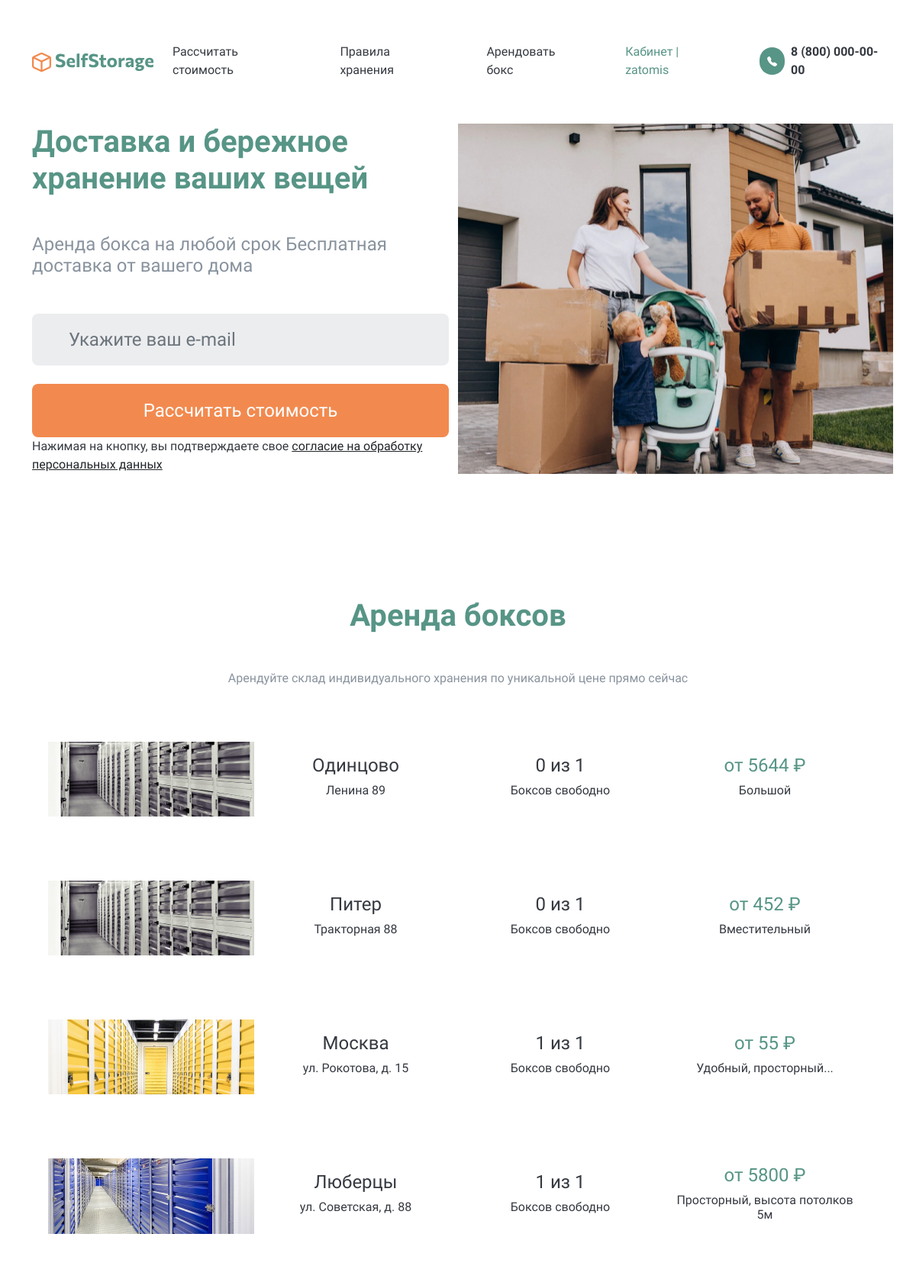
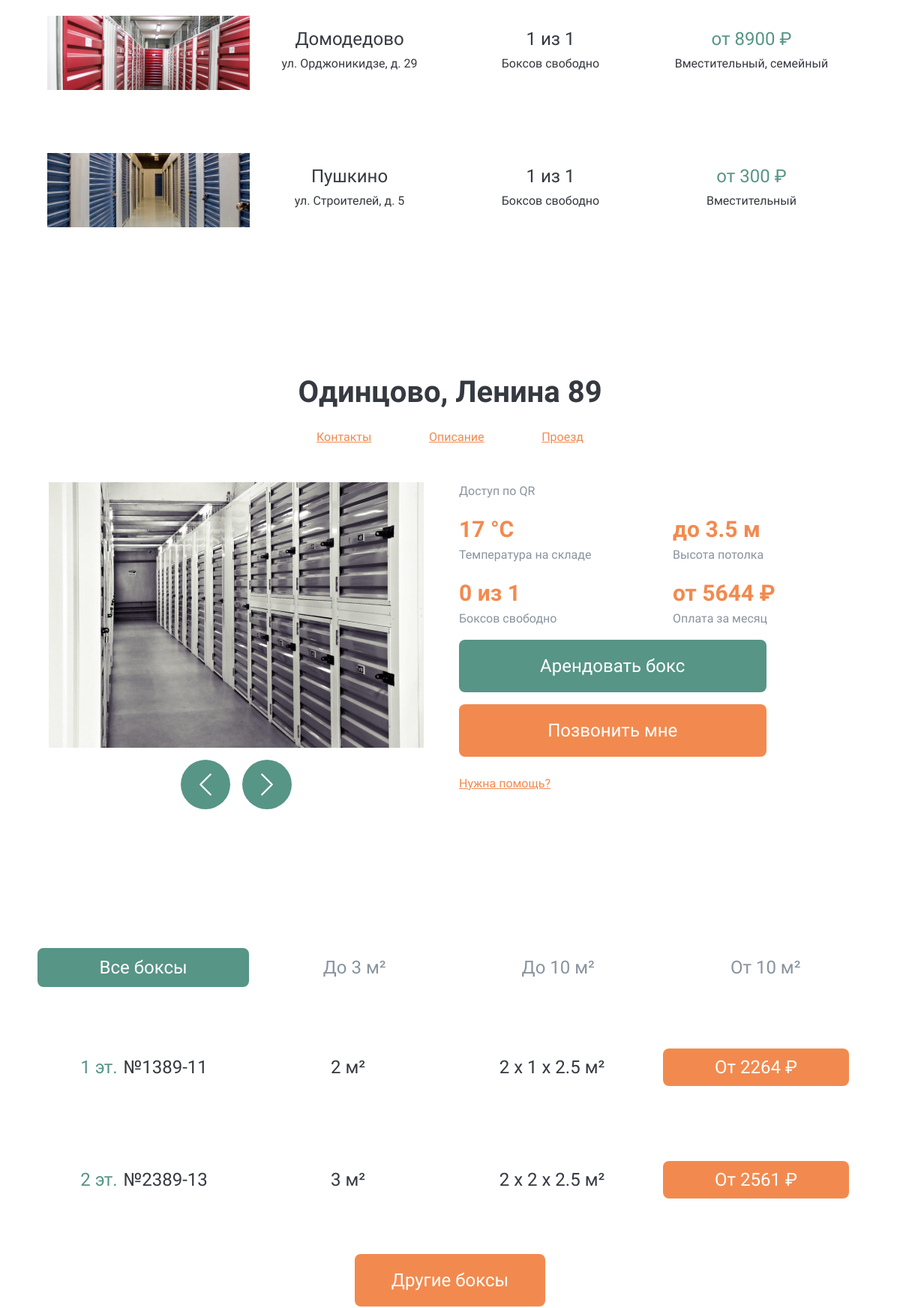
/boxes/ (signed in, upper part), run on the app's committed database (2 pictures, top to bottom).
### storage/models.py (models this page shows, shortened)
class Stock(models.Model):
    name = models.CharField(
        max_length=100, verbose_name='Наименование', default=''
    )
    address = models.CharField(max_length=400, verbose_name='Адрес склада')
    property = models.CharField(
        max_length=400, verbose_name='Характеристика, свойства склада'
    )
    capacity = models.PositiveBigIntegerField(null=True, default=0)
    slug = models.SlugField(max_length=200, blank=True)
    photo_path = models.CharField(max_length=200, blank=True)
    class Meta:
        verbose_name = 'Склад'
        verbose_name_plural = 'Склады'

### storage/views.py (the view)
# urls.py: path('boxes/', views.boxes, name='boxes'),
def boxes(request):
    stocks = Stock.objects.all()
    for stock in stocks:
        min_price = BoxX.objects.filter(stock=stock).aggregate(Min('price'))
        stock.min_price = int(min_price['price__min'])
        stock.total_boxes = BoxX.objects.filter(stock=stock).count()
        stock.free_boxes = BoxX.objects.filter(
            stock=stock, rented=False
        ).count()
    return render(request, 'storage/boxes.html', context={'stocks': stocks})

### templates/storage/boxes.html (shortened to what this page needs)
{% extends 'base.html' %}
{% block content %}
  <main class="container mt-header">
    <article class="row">
      <div class="col-12 col-lg-6 mb-3 mb-lg-0">
        <h1 class="fw-bold SelfStorage_green mb-5">Доставка и бережное хранение ваших вещей</h1>
        <h4 class="fw-lighter SelfStorage_grey mb-5">Аренда бокса на любой срок Бесплатная доставка от вашего дома</h4>
        <form class="">
          <input type="text" required name="EMAIL1" class="form-control border-8 mb-4 py-3 px-5 border-0 fs_24 SelfStorage__bg_lightgrey" placeholder="Укажите ваш e-mail" />
          <button class="btn border-8 py-3 px-5 w-100 text-white fs_24 SelfStorage__bg_orange SelfStorage__btn2_orange">Рассчитать стоимость</button>
          <span class="text-center fw-light">Нажимая на кнопку, вы подтверждаете свое <a href="#" class="link-dark">согласие на обработку персональных данных</a></span>
        </form>
      </div>
      <div class="col-12 col-lg-6 SelfStorage__img"></div>
    </article>
    {% include 'storage/includes/stocks.html' %}
    <article class="pt-header" id="BOX">
      {% include 'storage/includes/boxes-content.html' %}
      <ul class="nav nav-pills pt-header d-flex justify-content-between" id="pills-tab" role="tablist">
        <li class="nav-item flex-grow-1 mx-2" role="presentation">
          <button class="btn my-2 w-100 fs_24 SelfStorage__tab active" id="pills-all-tab" data-bs-toggle="pill" data-bs-target="#pills-all" type="button" role="tab" aria-controls="pills-all" aria-selected="true">Все боксы</button>
        </li>
        <li class="nav-item flex-grow-1 mx-2" role="presentation">
          <button class="btn my-2 w-100 fs_24 SelfStorage__tab" id="pills-to3-tab" data-bs-toggle="pill" data-bs-target="#pills-to3" type="button" role="tab" aria-controls="pills-to3" aria-selected="false">До 3 м²</button>
        </li>
        <li class="nav-item flex-grow-1 mx-2" role="presentation">
          <button class="btn my-2 w-100 fs_24 SelfStorage__tab" id="pills-to10-tab" data-bs-toggle="pill" data-bs-target="#pills-to10" type="button" role="tab" aria-controls="pills-to10" aria-selected="false">До 10 м²</button>
        </li>
        <li class="nav-item flex-grow-1 mx-2" role="presentation">
          <button class="btn my-2 w-100 fs_24 SelfStorage__tab" id="pills-from10-tab" data-bs-toggle="pill" data-bs-target="#pills-from10" type="button" role="tab" aria-controls="pills-from10" aria-selected="false">От 10 м²</button>
        </li>
      </ul>
      <div class="tab-content" id="pills-tabContent">
        <div class="tab-pane fade show active" id="pills-all" role="tabpanel" aria-labelledby="pills-home-tab">
          <a href="#" class="row text-decoration-none py-3 px-4 mt-5 SelfStorage__boxlink">
            <div class="col-12 col-md-4 col-lg-3 d-flex justify-content-center align-items-center">
              <span class="SelfStorage_green fs_24 me-2">1 эт.</span><span class="fs_24">№1389-11</span>
            </div>
            <div class="col-6 col-md-4 col-lg-3 d-flex justify-content-center align-items-center">
              <span class="fs_24">2 м²</span>
            </div>
            <div class="col-6 col-md-4 col-lg-3 d-flex justify-content-center align-items-center">
              <span class="fs_24">2 х 1 х 2.5 м²</span>
            </div>
            <div class="col-12 col-lg-3">
              <span class="btn my-2 w-100 text-white fs_24 SelfStorage__bg_orange SelfStorage__btn2_orange border-8">От 2264 ₽</span>
            </div>
          </a>
          <a href="#" class="row text-decoration-none py-3 px-4 mt-5 SelfStorage__boxlink">
            <div class="col-12 col-md-4 col-lg-3 d-flex justify-content-center align-items-center">
              <span class="SelfStorage_green fs_24 me-2">2 эт.</span><span class="fs_24">№2389-13</span>
            </div>
            <div class="col-6 col-md-4 col-lg-3 d-flex justify-content-center align-items-center">
              <span class="fs_24">3 м²</span>
            </div>
            <div class="col-6 col-md-4 col-lg-3 d-flex justify-content-center align-items-center">
              <span class="fs_24">2 х 2 х 2.5 м²</span>
            </div>
            <div class="col-12 col-lg-3">
              <span class="btn my-2 w-100 text-white fs_24 SelfStorage__bg_orange SelfStorage__btn2_orange border-8">От 2561 ₽</span>
            </div>
          </a>
          <div class="d-flex justify-content-center mt-5">
            <button class="btn w-auto py-3 px-5 SelfStorage__bg_orange SelfStorage__btn2_orange text-white text-center fs_24 border-8" id="btn-collapse-all" data-bs-toggle="collapse" data-bs-target="#collapse-all" aria-expanded="false" aria-controls="collapse-all">Другие боксы</button>
          </div>
        </div>
      </div>
    </article>
  </main>
{% endblock %}

### templates/includes/header.html (shortened to what this page needs)
<header class="navbar navbar-expand-xl navbar-light fixed-top bg-white py-5">
  <nav class="container">
    <a class="navbar-brand" href="{% url 'storage:index' %}">
      <img src="../staticfiles/img/Vector.svg" alt="[]" />
      <img src="../staticfiles/img/SelfStorage.svg" alt="SelfStorage" />
    </a>
    <div class="collapse navbar-collapse justify-content-end" id="navbar">
      <ul class="navbar-nav">
        <li class="nav-item me-5">
          <a class="nav-link SelfStorage_black" href="{% url 'storage:price' %}">Рассчитать стоимость</a>
        </li>
        <li class="nav-item me-5">
          <a class="nav-link SelfStorage_black" href="{% url 'storage:faq' %}">Правила хранения</a>
        </li>
        <li class="nav-item me-5">
          <a class="nav-link SelfStorage_black" href="{% url 'storage:boxes' %}">Арендовать бокс</a>
        </li>
        <li class="nav-item me-5">
          {% if request.user.is_authenticated %}
            <a class="nav-link SelfStorage_green" href="{% url 'storage:lk' %}">Кабинет | {{user.username}}</a>
          {% else %}
            <a class="nav-link SelfStorage_green" href="{% url 'storage:auth' %}">Войти</a>
          {% endif %}
        </li>
        <li class="nav-item d-flex align-items-center">
          <div class="d-flex justify-content-center align-items-center rounded-pill SelfStorage__bg_green me-2" style="height: 36px; width: 36px;">
          </div>
          <b>8 (800) 000-00-00</b>
        </li>
      </ul>
    </div>
  </nav>
</header>

### templates/storage/includes/stocks.html (shortened to what this page needs)
<article class="mt-header">
  <h1 class="text-center fw-bold SelfStorage_green mb-5">Аренда боксов</h1>
  <h6 class="text-center SelfStorage_grey">Арендуйте склад индивидуального хранения по уникальной цене прямо сейчас</h6>
  <ul class="nav nav-pills mb-3 d-flex justify-content-between" id="boxes-links" role="tablist">
    {% for stock in stocks %}
      <li class="nav-item flex-grow-1 mx-2" role="presentation">
        <a href="#BOX" class="row text-decoration-none py-3 px-4 mt-5 SelfStorage__boxlink" id="pills-{{ stock.slug }}-tab" data-bs-toggle="pill" data-bs-target="#pills-{{ stock.slug }}" role="tab" aria-controls="pills-{{ stock.slug }}" aria-selected="true">
          <div class="col-12 col-lg-3 d-flex justify-content-center">
            <img src="{{ stock.photo_path }}" alt="" class="mb-3 mb-lg-0" />
          </div>
          <div class="col-12 col-md-4 col-lg-3 d-flex flex-column justify-content-center">
            <h4 class="text-center">{{ stock.name }}</h4>
            <h6 class="text-center">{{ stock.address }}</h6>
          </div>
          <div class="col-12 col-md-4 col-lg-3 d-flex flex-column justify-content-center">
            <h4 class="text-center">{{ stock.free_boxes }} из {{ stock.total_boxes }}</h4>
            <h6 class="text-center">Боксов свободно</h6>
          </div>
          <div class="col-12 col-md-4 col-lg-3 d-flex flex-column justify-content-center">
            <h4 class="text-center SelfStorage_green">от {{ stock.min_price }} ₽</h4>
            <h6 class="text-center">{{ stock.property }}</h6>
          </div>
        </a>
      </li>
    {% endfor %}
  </ul>
</article>

### templates/storage/includes/boxes-content.html (shortened to what this page needs)
{% load static %}
<div class="tab-content" id="boxes-content">
  {% for stock in stocks %}
    <div class="tab-pane fade {% if forloop.first %}show active{% endif %}" id="pills-{{ stock.slug }}" role="tabpanel" aria-labelledby="pills-{{ stock.slug }}-tab">
      <h1 class="text-center mb-4 fw-bold">{{ stock.name }}, {{ stock.address }}</h1>
      <div class="row d-flex flex-column mb-5">
        <div class="col-12 col-sm-6 col-lg-4 d-flex justify-content-between align-self-center">
          <a type="button" class="SelfStorage_orange" data-bs-container="body" data-bs-toggle="popover" data-bs-placement="bottom" title="Контакты" data-bs-content="Список контактов">Контакты</a>
          <a type="button" class="SelfStorage_orange" data-bs-container="body" data-bs-toggle="popover" data-bs-placement="bottom" title="Описание" data-bs-content="Текст описания">Описание</a>
          <a type="button" class="SelfStorage_orange" data-bs-container="body" data-bs-toggle="popover" data-bs-placement="bottom" title="Проезд" data-bs-content="Описание проезда">Проезд</a>
        </div>
      </div>
      <div class="row">
        <div class="col-12 col-lg-6">
          <div id="carouselExampleControls1" class="carousel slide" data-bs-ride="carousel">
            <div class="carousel-inner">
              <div class="carousel-item active">
                <div class="d-flex flex-column align-items-center">
                  <img src="{% static "img/image2.png" %}" alt="" />
                </div>
              </div>
            </div>
            <div class="w-100 d-flex justify-content-center my-3">
              <button data-bs-target="#carouselExampleControls1" data-bs-slide="prev" class="btn rounded-pill d-flex justify-content-center align-items-center SelfStorage__bg_green" style="width: 66px; height: 66px;">
                <svg xmlns="http://www.w3.org/2000/svg" width="36" height="36" fill="#fff" class="bi bi-chevron-left" viewBox="0 0 16 16">
                  <path fill-rule="evenodd" d="M11.354 1.646a.5.5 0 0 1 0 .708L5.707 8l5.647 5.646a.5.5 0 0 1-.708.708l-6-6a.5.5 0 0 1 0-.708l6-6a.5.5 0 0 1 .708 0z" />
                </svg>
              </button>
              <div style="width: 1rem"></div>
              <button data-bs-target="#carouselExampleControls1" data-bs-slide="next" class="btn rounded-pill d-flex justify-content-center align-items-center SelfStorage__bg_green" style="width: 66px; height: 66px;">
                <svg xmlns="http://www.w3.org/2000/svg" width="36" height="36" fill="#fff" class="bi bi-chevron-right" viewBox="0 0 16 16">
                  <path fill-rule="evenodd" d="M4.646 1.646a.5.5 0 0 1 .708 0l6 6a.5.5 0 0 1 0 .708l-6 6a.5.5 0 0 1-.708-.708L10.293 8 4.646 2.354a.5.5 0 0 1 0-.708z" />
                </svg>
              </button>
            </div>
          </div>
        </div>
        <div class="col-12 col-lg-6">
          <div class="row">
            <p class="text-center text-lg-start SelfStorage_grey">Доступ по QR</p>
            <div class="col-6 d-flex flex-column align-items-center align-items-lg-start">
              <span class="fs_30 fw-bold SelfStorage_orange">17 °С</span>
              <span class="SelfStorage_grey mb-3">Температура на складе</span>
              <span class="fs_30 fw-bold SelfStorage_orange">{{ stock.free_boxes }} из {{ stock.total_boxes }}</span>
              <span class="SelfStorage_grey mb-3">Боксов свободно</span>
            </div>
            <div class="col-6 d-flex flex-column align-items-center align-items-lg-start">
              <span class="fs_30 fw-bold SelfStorage_orange">до 3.5 м</span>
              <span class="SelfStorage_grey mb-3">Высота потолка</span>
              <span class="fs_30 fw-bold SelfStorage_orange">от {{ stock.min_price }} ₽</span>
              <span class="SelfStorage_grey mb-3">Оплата за месяц</span>
            </div>
            <div class="d-flex flex-column align-items-center align-items-lg-start">
              <a href="#pills-tab" role="button" class="btn w-75 fs_24 px-5 py-3 text-white border-8 SelfStorage__bg_green SelfStorage__btn2_green mb-3">Арендовать бокс</a>
              <button class="btn w-75 fs_24 px-5 py-3 text-white border-8 SelfStorage__bg_orange SelfStorage__btn2_orange">Позвонить мне</button>
            </div>
            <a href="#" class="text-center text-lg-start mt-4 SelfStorage_orange">Нужна помощь?</a>
          </div>
        </div>
      </div>
    </div>
  {% endfor %}
</div>

### static/Style.css (style rules this page uses)
html { height: 100%; }
* { font-family: 'Commissioner', sans-serif; font-size: 16px; font-weight: normal; color: #353940; }
body { background-color: white; min-height: 100%; display: grid; grid-template-rows: auto 1fr auto; }
.fs_24 { font-size: 24px; }
.fs_30 { font-size: 30px; }
.border-8 { border-radius: 8px; }
.SelfStorage__tab { box-shadow: none!important; border-radius: 8px; border: 2px white solid; color: #89939E; }
.SelfStorage__tab.active { border-radius: 8px; border: 2px #579586 solid; background-color: #579586; color: white; }
.SelfStorage__boxlink { border-radius: 8px; border: solid 2px white; }
.SelfStorage__img { background-image: url(img/image.png); background-repeat: no-repeat; background-position: center; }
.SelfStorage_green { color: #579586 !important; }
.SelfStorage__bg_green { background-color: #579586 !important; }
.SelfStorage__bg_lightgrey { background-color: #ECEDEF !important; }
.SelfStorage_grey { color: #89939E !important; }
.SelfStorage_black { color: #353940 !important; }
.SelfStorage_orange { color: #F28A4F !important; }
.SelfStorage__bg_orange { background-color: #F28A4F !important; }
.mt-header { margin-top: calc(136px + 1.6rem); }
.pt-header { padding-top: calc(136px + 1.6rem); }

### data on the page
Stock: photo_path (picture), name "Одинцово", address "Ленина 89", free_boxes "0", total_boxes "1", min_price "5644", property "Большой"
Stock: photo_path (picture), name "Питер", address "Тракторная 88", free_boxes "0", total_boxes "1", min_price "452", property "Вместительный"
Stock: photo_path (picture), name "Москва", address "ул. Рокотова, д. 15", free_boxes "1", total_boxes "1", min_price "55", property "Удобный, просторный..."
Stock: photo_path (picture), name "Люберцы", address "ул. Советская, д. 88", free_boxes "1", total_boxes "1", min_price "5800", property "Просторный, высота потолков 5м"
Stock: photo_path (picture), name "Домодедово", address "ул. Орджоникидзе, д. 29", free_boxes "1", total_boxes "1", min_price "8900", property "Вместительный, семейный"
Stock: photo_path (picture), name "Пушкино", address "ул. Строителей, д. 5", free_boxes "1", total_boxes "1", min_price "300", property "Вместительный"

### other printed values
{{ user.username }} "zatomis"
